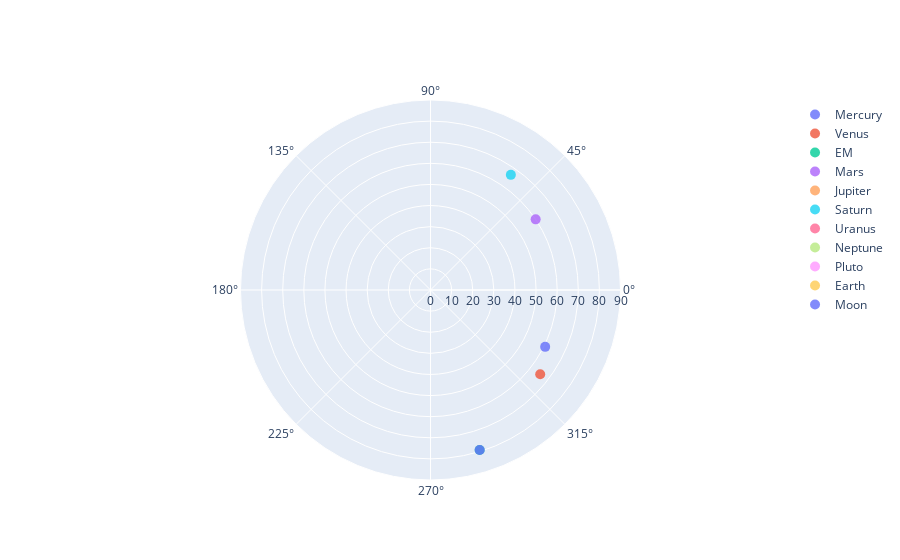

The code cell stored with this chart in its notebook:
### Code cell
# Sydney (EDT = UTC-4) , random date
ol.show_sky_view(system, -33.85482, 151.21645, '2008-06-01 4:13')

### Figure 1 — Plotly figure (JSON) as saved in the notebook; plotly's stock layout.template omitted (floating-point values rounded to 4 significant figures)
{"data": [{"customdata": ["2008-06-01T04:13:00"], "hovertemplate": "%{customdata}<br>z :%{r}<br>A:%{theta}", "marker": {"opacity": 0.8, "size": 10}, "mode": "markers", "name": "Mercury", "r": [60.62], "theta": [-26.36], "type": "scatterpolar"}, {"customdata": ["2008-06-01T04:13:00"], "hovertemplate": "%{customdata}<br>z :%{r}<br>A:%{theta}", "marker": {"opacity": 0.8, "size": 10}, "mode": "markers", "name": "Venus", "r": [65.53], "theta": [-37.53], "type": "scatterpolar"}, {"customdata": ["2008-06-01T04:13:00"], "hovertemplate": "%{customdata}<br>z :%{r}<br>A:%{theta}", "marker": {"opacity": 0.8, "size": 10}, "mode": "markers", "name": "EM", "r": [79.25], "theta": [-72.91], "type": "scatterpolar"}, {"customdata": ["2008-06-01T04:13:00"], "hovertemplate": "%{customdata}<br>z :%{r}<br>A:%{theta}", "marker": {"opacity": 0.8, "size": 10}, "mode": "markers", "name": "Mars", "r": [60.01], "theta": [33.89], "type": "scatterpolar"}, {"customdata": ["2008-06-01T04:13:00"], "hovertemplate": "%{customdata}<br>z :%{r}<br>A:%{theta}", "marker": {"opacity": 0.8, "size": 10}, "mode": "markers", "name": "Jupiter", "r": [123.7], "theta": [-169.9], "type": "scatterpolar"}, {"customdata": ["2008-06-01T04:13:00"], "hovertemplate": "%{customdata}<br>z :%{r}<br>A:%{theta}", "marker": {"opacity": 0.8, "size": 10}, "mode": "markers", "name": "Saturn", "r": [66.5], "theta": [55.09], "type": "scatterpolar"}, {"customdata": ["2008-06-01T04:13:00"], "hovertemplate": "%{customdata}<br>z :%{r}<br>A:%{theta}", "marker": {"opacity": 0.8, "size": 10}, "mode": "markers", "name": "Uranus", "r": [105.2], "theta": [-105.3], "type": "scatterpolar"}, {"customdata": ["2008-06-01T04:13:00"], "hovertemplate": "%{customdata}<br>z :%{r}<br>A:%{theta}", "marker": {"opacity": 0.8, "size": 10}, "mode": "markers", "name": "Neptune", "r": [117.7], "theta": [-132.6], "type": "scatterpolar"}, {"customdata": ["2008-06-01T04:13:00"], "hovertemplate": "%{customdata}<br>z :%{r}<br>A:%{theta}", "marker": {"opacity": 0.8, "size": 10}, "mode": "markers", "name": "Pluto", "r": [127.4], "theta": [162.8], "type": "scatterpolar"}, {"customdata": ["2008-06-01T04:13:00"], "hovertemplate": "%{customdata}<br>z :%{r}<br>A:%{theta}", "marker": {"opacity": 0.8, "size": 10}, "mode": "markers", "name": "Earth", "r": [null], "theta": [null], "type": "scatterpolar"}, {"customdata": ["2008-06-01T04:13:00"], "hovertemplate": "%{customdata}<br>z :%{r}<br>A:%{theta}", "marker": {"opacity": 0.8, "size": 10}, "mode": "markers", "name": "Moon", "r": [79.25], "theta": [-72.91], "type": "scatterpolar"}], "layout": {"polar": {"radialaxis": {"range": [0, 90]}}}}
